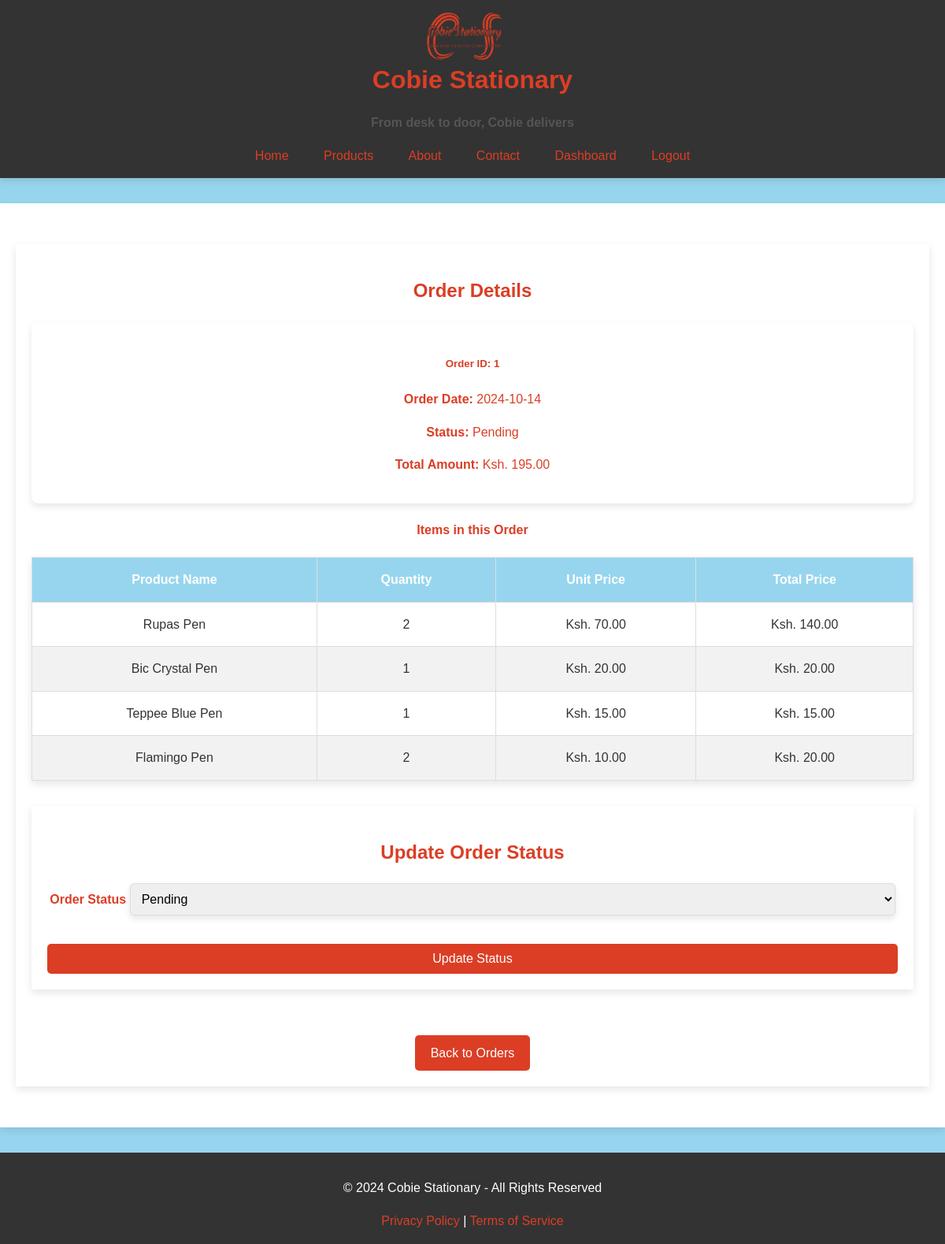
The page /order/order/1 (signed in) on the database as committed earlier.
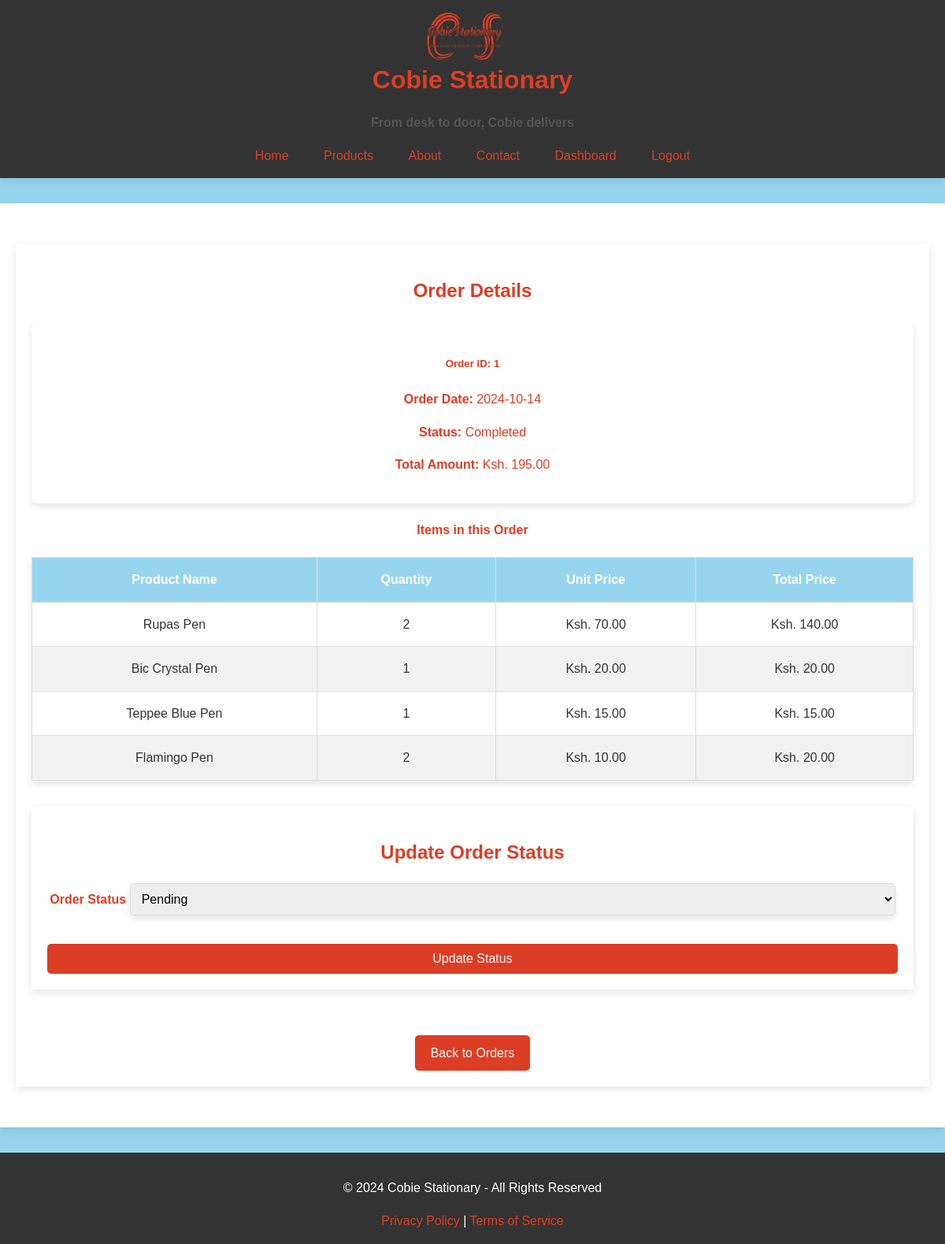
The same page on the database as committed later.
### app/models.py (models this page shows, shortened)
class Order(db.Model):
    __tablename__ = 'orders'
    order_id = db.Column(db.Integer, primary_key=True, autoincrement=True)
    customer_id = db.Column(db.Integer, db.ForeignKey('customers.customer_id'), nullable=False)
    order_date = db.Column(db.DateTime, default=db.func.current_timestamp())
    total_amount = db.Column(db.Numeric(10, 2), nullable=False)
    status = db.Column(db.Enum('Pending','Sorting','Transporting', 'Completed', 'Cancelled'), default='Pending')
    order_items = db.relationship('OrderItem', backref='order', lazy=True)

class OrderItem(db.Model):
    __tablename__ = 'order_items'
    order_item_id = db.Column(db.Integer, primary_key=True, autoincrement=True)
    order_id = db.Column(db.Integer, db.ForeignKey('orders.order_id'), nullable=False)
    product_id = db.Column(db.Integer, db.ForeignKey('products.product_id'), nullable=False)
    quantity = db.Column(db.Integer, nullable=False)
    total_price = db.Column(db.Numeric(10, 2), nullable=False)
    product = db.relationship('Product', backref='order_items')

class Product(db.Model):
    __tablename__ = 'products'
    product_id = db.Column(db.Integer, primary_key=True, autoincrement=True)
    product_name = db.Column(db.String(255), nullable=False)
    product_code = db.Column(db.String(10), unique=True, nullable=True)  # New field for product code
    category_id = db.Column(db.Integer, db.ForeignKey('categories.category_id'), nullable=True)
    supplier_id = db.Column(db.Integer, db.ForeignKey('suppliers.supplier_id'), nullable=True)
    unit_price = db.Column(db.Numeric(10, 2), nullable=False)
    stock_quantity = db.Column(db.Integer, nullable=False, default=0)
    reorder_level = db.Column(db.Integer, nullable=False)
    discontinued = db.Column(db.Boolean, default=False)
    image = db.Column(LargeBinary, nullable=True)  # New field for storing image data
    inventory = db.relationship('Inventory', backref='product', lazy=True)
    sales_items = db.relationship('SalesItem', backref='product', lazy=True)

### app/order/routes.py (the view)
@order_bp.route('/order/<int:order_id>', methods=['GET'])
@login_required
def view_order_details(order_id):
    form = OrderStatusForm()
    order = Order.query.get_or_404(order_id)
    order_items = order.order_items
    return render_template('view_order_details.html',
    form=form, order=order, order_items=order_items)

### app/order/forms.py
class OrderStatusForm(FlaskForm):
    status = SelectField('Status', choices=[
        ('Pending', 'Pending'),
        ('Sorting', 'Sorting'),
        ('Transporting', 'Transporting'),
        ('Completed', 'Completed'),
        ('Cancelled', 'Cancelled')
    ], validators=[DataRequired()])
    submit = SubmitField('Update Status')

### app/order/templates/view_order_details.html (shortened to what this page needs)
{% extends 'base.html' %}
{% block head %}
<link rel="stylesheet" href="{{ url_for('static', filename='css/tables.css') }}">
<link rel="stylesheet" href="{{ url_for('static', filename='css/forms.css') }}">
{% endblock %}
{% block content %}
<div class="container mt-4">
    <h2>Order Details</h2>
    <div class="card">
        <div class="card-body">
            <h5 class="card-title">Order ID: {{ order.order_id }}</h5>
            <p><strong>Order Date:</strong> {{ order.order_date.strftime('%Y-%m-%d') }}</p>
            <p><strong>Status:</strong> {{ order.status }}</p>
            <p><strong>Total Amount:</strong> {{ order.total_amount | currency }}</p>
        </div>
    </div>
    <h4>Items in this Order</h4>
    <table class="table table-striped mt-3">
        <thead>
            <tr>
                <th>Product Name</th>
                <th>Quantity</th>
                <th>Unit Price</th>
                <th>Total Price</th>
            </tr>
        </thead>
        <tbody>
            {% for item in order_items %}
            <tr>
                <td>{{ item.product.product_name }}</td>
                <td>{{ item.quantity }}</td>
                <td>{{ item.product.unit_price | currency }}</td>
                <td>{{ (item.quantity * item.product.unit_price) | currency }}</td>
            </tr>
            {% endfor %}
        </tbody>
    </table>
    <div class="container">
    <h2>Update Order Status</h2>
    <form method="POST" action="{{ url_for('order.update_order_status', order_id=order.order_id) }}">
        <div class="form-group">
            <label for="status">Order Status</label>
            {{ form.status(class="form-control") }}
        </div>
        <button type="submit" class="btn btn-primary">Update Status</button>
    </form>
</div><br>
    <a href="{{ url_for('order.view_customer_orders') }}" class="btn btn-primary mt-3">Back to Orders</a>
</div>
{% endblock %}

### app/base/templates/base.html (shortened to what this page needs)
<!DOCTYPE html>
<html lang="en">
<head>
    <link rel="stylesheet" href="{{ url_for('static', filename='css/styles.css') }}">
    {% block head %}{% endblock %}
</head>
<body>
    <header>
        <div class="header-content">
            <img src="{{ url_for('static', filename='images/logo.png') }}" alt="Cobie Stationary Logo" class="logo">
            <div class="header-text">
                <h1>Cobie Stationary</h1>
                <h3>From desk to door, Cobie delivers</h3>
            </div>
        </div>
        <nav>
            <a href="{{ url_for('base.index') }}">Home</a>
            <a href="#">Products</a>
            <a href="#">About</a>
            <a href="#">Contact</a>
            {% if current_user.is_authenticated %}
                {% if session.get('user_type') == 'user' %}
                    {% if current_user.role == 'Admin' %}
                        <a href="{{ url_for('base.admin_dashboard') }}">Dashboard</a>
                    {% elif current_user.role == 'Salesperson' %}
                        <a href="{{ url_for('base.salesperson_dashboard') }}">Dashboard</a>
                    {% endif %}
                    <a href="{{ url_for('auth.logout') }}">Logout</a>
                {% elif session.get('user_type') == 'customer' %}
                    <a href="{{ url_for('customer.customer_dashboard') }}">Dashboard</a>
                    <a href="{{ url_for('customer.customer_logout') }}">Logout</a>
                {% endif %}
            {% else %}
                <a href="{{ url_for('reg.user_registration') }}">Sign Up</a>
                <a href="{{ url_for('customer.customer_register') }}">Customer Sign Up</a>
                <a href="{{ url_for('auth.login') }}">Login</a>
                <a href="{{ url_for('customer.customer_login') }}">Customer Login</a>
            {% endif %}
        </nav>
    </header>
    <div class="container">
        {% block content %}{% endblock %}
    </div>
    <footer>
        <p>&copy; 2024 Cobie Stationary - All Rights Reserved</p>
        <a href="#">Privacy Policy</a> |
        <a href="#">Terms of Service</a>
    </footer>
</body>
</html>

### app/static/css/styles.css (style rules this page uses)
body { background-color: #97D5EE; color: #DB3E25; font-family: 'Arial', sans-serif; margin: 0; padding: 0; line-height: 1.6; text-align: center; }
header { background-color: #333333; box-shadow: 0px 4px 8px rgba(0, 0, 0, 0.1); padding: 1rem; margin-bottom: 2rem; }
.header-content { display: flexbox; justify-content: space-between; align-items: center; max-width: 1200px; margin: 0 auto; }
.header-text h1 { font-size: 2rem; margin: 0; }
.header-text h3 { font-size: 1rem; color: #555555; }
.logo { height: 60px; width: auto; margin-right: 20px; vertical-align: middle; }
nav { margin-top: 0.5rem; }
nav a { color: #DB3E25; text-decoration: none; padding: 0.625rem 1.25rem; border-radius: 5px; transition: background-color 0.3s ease; }
.container { max-width: 1200px; margin: 2rem auto; padding: 1.25rem; }
footer { background-color: #333333; color: #ffffff; padding: 1rem 0; text-align: center; }
footer a { color: #DB3E25; text-decoration: none; }
.card { background-color: #ffffff; border-radius: 8px; padding: 1.25rem; box-shadow: 0px 4px 8px rgba(0, 0, 0, 0.1); margin-bottom: 1.25rem; }

### app/static/css/tables.css (style rules this page uses)
.container { max-width: 1200px; margin: 2rem auto; padding: 1.25rem; background-color: #ffffff; box-shadow: 0px 4px 10px rgba(0, 0, 0, 0.1); }
.table { width: 100%; border-collapse: collapse; margin-top: 20px; box-shadow: 0px 4px 10px rgba(0, 0, 0, 0.1); }
.table th, .table td { padding: 15px; border: 1px solid #ddd; text-align: center; }
.table th { background-color: #97D5EE; color: #ffffff; font-weight: bold; }
.table tbody tr:nth-child(even) { background-color: #f2f2f2; }
.table tbody td { color: #333333; }
.btn { padding: 10px 20px; background-color: #DB3E25; color: #ffffff; border: none; border-radius: 5px; cursor: pointer; text-decoration: none; display: inline-block; transition: background-color 0.3s ease; }

### app/static/css/forms.css (style rules this page uses)
.form-group { margin-bottom: 1.5rem; }
.form-group label { color: #DB3E25; font-size: 1rem; margin-bottom: 0.5rem; font-weight: bold; }
input, select, .form-control { width: 90%; padding: 0.625rem; margin-bottom: 0.75rem; border: 1px solid #ddd; border-radius: 5px; font-size: 1rem; box-shadow: 0px 4px 8px rgba(0, 0, 0, 0.1); font-weight: normal bold; }
button { background-color: #DB3E25; color: #ffffff; padding: 0.75rem 1.5rem; border: none; border-radius: 5px; cursor: pointer; font-size: 1rem; width: 100%; text-align: center; transition: background-color 0.3s ease; }

Rows that differ between the two databases and show on the page:
changed Order "Ksh. 195.00": status "Pending" → "Completed"
